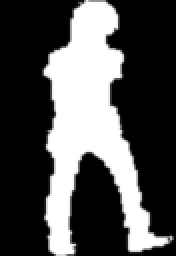
#> input picture HW4/GaitImages/00000050.png, 88 x 128 px (shown 2 times larger); its folder holds only this picture in this run
$ python HW4_CS682_apriydar.py   (Python 2 division)   (older library calls are emulated)
#> lines starting #> are read from the running program, lines starting #| are printed output that depends on the picture; after the words box and inside, x2 and y2 are one past the last pixel; in counts of white or black regions, pixels touching at a corner belong together
import cv2
import numpy as np
from matplotlib import pyplot as plt
import math
import os
import csv

font = cv2.FONT_HERSHEY_SIMPLEX

display = False

filename=""

# folder="try"
folder="GaitImages"

dfSeq=[]
cntSeq=[]
featuresTable=[]

areaA=[]
perA=[]

areaCA=[]
perCA=[]

defectsAreaA=[]
defectsNA=[]

moments1A=[]
moments1CA=[]
moments2A=[]
moments2CA=[]


def distanceTransformEucl(contour1,img2):
    # distance transform

    px = np.where(img2 >= 0)
    p=np.array(img2.copy(), dtype=np.float32)

    bx2 =   contour1[0][:,0,0]
    by2 =   contour1[0][:,0,1]
    # print len(contour1)
    for x in xrange(1,len(contour1)):
        bx2 =   np.append(bx2, contour1[x][:,0,0])
        by2 =   np.append(by2, contour1[x][:,0,1])

    minp = 256
    maxp = 0
    for i in range(0,len(px[0])):
        x1=px[1][i]
        y1=px[0][i]
        dist = np.array(np.sqrt((bx2-x1)*(bx2-x1)+(by2-y1)*(by2-y1)), dtype=np.float32)
        p[y1,x1] = np.amin(dist)
        if p[y1,x1] >maxp:
            maxp = p[y1,x1]
        if p[y1,x1] <minp:
            minp = p[y1,x1]

    dp = (p-minp)*255.0/maxp
    dp = np.array( dp, dtype=np.uint8 )
    cv2.imwrite('results/DistanceTransformEucl/'+filename,dp)
    if display:
        print 'Distance Transform Eucledian'
        cv2.imshow( 'image' , dp )
        cv2.waitKey()
    return p

# [79 lines left out: functions distanceTransform2pass, camferMatchScore, not called in this run]


def contour(imgray):
    # contour
    _,contours,hierarchy = cv2.findContours(imgray, 1, cv2.CHAIN_APPROX_NONE)

    c=cv2.drawContours(org.copy(), contours, -1, (0,255,0), 1)
    cv2.imwrite('results/Contours/'+filename,c)
    if display:
        print 'Contours'
        cv2.imshow('image', c)
        cv2.waitKey()
    return contours

def ApproxPolygon(cnt):
    # Poly
    epsilon = 0.01*cv2.arcLength(cnt,True)
    approx = cv2.approxPolyDP(cnt,epsilon,True)
    # # k = cv2.isContourConvex(cnt)
    poly = cv2.drawContours(org.copy(),[approx],-1,(255,0,255),2)
    cv2.imwrite('results/ApproxPolygon/'+filename, poly)
    if display:
        print 'Polygon Approximation'
        cv2.imshow('image', poly)
        cv2.waitKey()

def convex(ccnt):
    # convex hull n convexity

    def areaTriangle(a, b, c):
        def distance(p1, p2):
            return math.hypot(p1[0]-p2[0], p1[1]-p2[1])

        side_a = distance(a, b)
        side_b = distance(b, c)
        side_c = distance(c, a)
        s = 0.5 * ( side_a + side_b + side_c)
        return math.sqrt(s * (s - side_a) * (s - side_b) * (s - side_c))

    img = org.copy()
    hull = cv2.convexHull(ccnt,returnPoints = False)
    defects = cv2.convexityDefects(ccnt,hull)
    # print defects
    # print "Number of convexity defects:", defects.shape[0]
    defectArea=0
    for j in range(defects.shape[0]):
        s,e,f,d = defects[j,0]
        start = tuple(ccnt[s][0])
        end = tuple(ccnt[e][0])
        far = tuple(ccnt[f][0])
        cv2.line(img,start,end,[0,255,0],1)
        cv2.circle(img,far,2,[0,0,255],-1)
        a=areaTriangle(start, end, far)
        defectArea += a
        # print start,end,far,a
        # cv2.putText(im,str(a), far, cv2.FONT_HERSHEY_SIMPLEX, 0.2, (255,0,123))
    # print "Area of defects:", defectArea
    cv2.imwrite('results/Convexity/'+filename,img)
    if display:
        print 'Convex Hull and Deficits of Convexity'
        cv2.imshow('image',img)
        cv2.waitKey()
    return defects.shape[0] , defectArea

def areaPerimeterMoments(cnt):
    # area, permitere
    area = cv2.contourArea(cnt)
    perimeter = cv2.arcLength(cnt,True)
    # print "Area:",area
    # print "Perimeter:",perimeter

    # moments
    M = cv2.moments(cnt)
    # [9 lines of commented-out code are left out]
    return (area,perimeter,M)

def curvature(cnt):
    # Curvature

    k=4

    x0=cnt[:,0,0]
    x1=cnt[k:,0,0]
    x1=np.append(x1,cnt[0:k,0,0])
    x2=cnt[m-k:,0,0]
    x2=np.append(x2,cnt[0:m-k,0,0])

    y0=cnt[:,0,1]
    y1=cnt[k:,0,1]
    y1=np.append(y1,cnt[0:k,0,1])
    y2=cnt[m-k:,0,1]
    y2=np.append(y2,cnt[0:m-k,0,1])

    a0=x0
    a2=( a0 + x2 - 2*x1 )/2 #by solving simultaneous equations
    a1=( 4*x1 - 3*a0 - x2 )/2

    b0=y0
    b2=( b0 + y2 - 2*y1 )/2 #by solving simultaneous equations
    b1=( 4*y1 - 3*b0 - y2 )/2

    Ktan = 2*(a1*b2 - b1*a2) / np.power( (a1*a1 + b1*b1), 1.5)

    mink = np.amin(Ktan)
    maxk = np.amax(Ktan)
    # normKtan = (Ktan - mink)*255.0/maxk
    normKtan = 255 - (np.absolute(Ktan))*255.0/maxk
    normKtan = np.array( normKtan, dtype=np.uint8 )

    imk=imgray.copy()
    imk[:]=255
    imk[y0,x0]=normKtan


    imkc = cv2.applyColorMap(imk, cv2.COLORMAP_HOT)
    cv2.imwrite('results/Curvature/'+filename,imkc)
    if display:
        print 'Curvature: (High = Hotter Red)'
        cv2.imshow('image',imkc)
        cv2.waitKey()
        # plt.show()
    # plt.gcf().clear()

    return normKtan


def localMaxima(cnt,normKtan):
    # local maxima
    x0=cnt[:,0,0]
    y0=cnt[:,0,1]

    a=normKtan
    k=1
    a1_=normKtan[k:]
    a1_=np.append(a1_,normKtan[0:k])
    a_1=normKtan[m-(k):]
    a_1=np.append(a_1,normKtan[0:m-(k)])

    k=2
    a2_=normKtan[k:]
    a2_=np.append(a2_,normKtan[0:k])
    a_2=normKtan[m-(k):]
    a_2=np.append(a_2,normKtan[0:m-(k)])


    k=2
    a3_=normKtan[k:]
    a3_=np.append(a3_,normKtan[0:k])
    a_3=normKtan[m-(k):]
    a_3=np.append(a_3,normKtan[0:m-(k)])


    localMaxPx = np.where((a > a1_) & (a > a_1) & (a > a2_) & (a > a_2)& (a > a3_) & (a > a_3))
    imLMax = cv2.cvtColor(thresh,cv2.COLOR_GRAY2RGB)
    for j in localMaxPx[0]:
        imLMax = cv2.circle(imLMax,(x0[j],y0[j]),1,(255,0,0),-1)
    cv2.imwrite('results/LocalMaxima/'+filename,imLMax)
    if display:
        print 'Local Maxima'
        cv2.imshow('image',imLMax)
        cv2.waitKey()
    return localMaxPx


def plotAlFeatures():

    plt.plot(areaA,  'm', label='Number of defects')
    plt.plot(perCA,  'b', label='Total Area of defects')
    plt.legend(loc='best')


    plt.suptitle('Deficits of Convex Hull')
    plt.savefig('results/ConvexHullDefects.png')
    plt.show()
    plt.gcf().clear()


    plt.plot(areaA,  'b', label='Area Silhouettes')
    plt.plot(areaCA, 'b--', label='Area Convex Hull')
    plt.plot(perA,  'r', label='Perimeter Silhouettes')
    plt.plot(perCA,  'r--', label='Perimter Convex Hull')
    plt.legend(loc='best')


    plt.suptitle('Area and Perimeter')
    plt.savefig('results/AreaPerimeter.png')
    plt.show()
    plt.gcf().clear()

    plt.plot(moments1A[:,0],  'm', label='M(1,0) Silhouettes')
    plt.plot(moments1A[:,1],  'm', label='M(0,1) Silhouettes')
    plt.plot(moments1CA[:,0], 'm--', label='M(1,0) Convex Hull')
    plt.plot(moments1CA[:,1], 'm--', label='M(0,1) Convex Hull')
    plt.legend(loc='best')


    plt.suptitle('First Order Moments')
    plt.savefig('results/FirstOrderMoments.png')
    plt.show()
    plt.gcf().clear()


    plt.plot(moments2A[:,0],  'y', label='M(2,0) Silhouettes')
    plt.plot(moments2A[:,1],  'y', label='M(0,2) Silhouettes')
    plt.plot(moments2A[:,2],  'g', label='M(1,1) Silhouettes')
    plt.plot(moments2CA[:,0], 'y--', label='M(2,0) Convex Hull')
    plt.plot(moments2CA[:,1], 'y--', label='M(0,2) Convex Hull')
    plt.plot(moments2CA[:,2], 'g--', label='M(1,1) Convex Hull')
    plt.legend(loc='best')


    plt.suptitle('Second Order Moments')
    plt.savefig('results/SecondOrderMoments.png')
    plt.show()
    plt.gcf().clear()


print "Computing area, permiter, moments, contours, approx-polygon, convex hull, curvature, local maxima, and distance transform for:"

for fname in sorted(os.listdir(folder)):
    filename = fname
    im = cv2.imread(os.path.join(folder,filename))
#> im is the input picture: shape (128, 88, 3); min 0, max 255, mean 79.9
    imgray = cv2.imread(os.path.join(folder,filename) , 0)
    print filename

    features={}

    if filename == "00000172.png":
        cv2.namedWindow('image',cv2.WINDOW_NORMAL)
        cv2.resizeWindow('image', 600,600)
        display = True

    features['filename']=filename

    if im is not None:
        org = im.copy()

        ret,thresh = cv2.threshold(imgray,127,255,cv2.THRESH_BINARY)
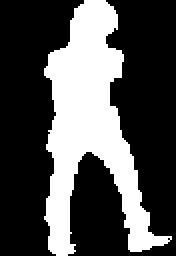
#> thresh: shape (128, 88) (shown 2 times larger); 31.4% white; 1 white region

        contours=contour(thresh)
#> in contour, `_,contours,hierarchy = cv2.findContours(imgray, 1, cv2.CHAIN_APPROX_NO..`: contours = 2 contours, 1 with area under 20; largest, box (x1, y1, x2, y2) and area: (22, 0, 86, 128) 3320

        cL=len(contours)
#> cL = 2
        cnt=contours[cL-1]
#> cnt = contour of 433 points, box (x1, y1, x2, y2) (22, 0, 86, 128), area 3320
        # print cnt
        cntSeq.append(cnt)
        m=len(cnt)
#> m = 433

        ApproxPolygon(cnt)
#> in ApproxPolygon, `epsilon = 0.01*cv2.arcLength(cnt,True)`: epsilon = 4.81
#> in ApproxPolygon, `approx = cv2.approxPolyDP(cnt,epsilon,True)`: approx = contour of 15 points, box (x1, y1, x2, y2) (22, 0, 86, 126), area 3158
#> in ApproxPolygon, `poly = cv2.drawContours(org.copy(),[approx],-1,(255,0,255),2)`:
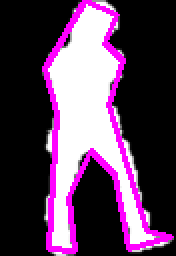
#> poly: shape (128, 88, 3) (shown 2 times larger); mean B, G, R 89.4, 61.9, 89.4

        # IMAGE FEATURES
        defectsN, defectsA = convex(cnt)
#> in convex, `hull = cv2.convexHull(ccnt,returnPoints = False)`: hull = 18 values, max 423 at index 0, min 0 at index 17, mean 202.5
#> in convex, `defects = cv2.convexityDefects(ccnt,hull)`: defects = 13 rows, first 6: [0, 6, 2, 240], [6, 34, 24, 1599], [34, 41, 39, 352], [41, 119, 64, 1536], [119, 134, 123, 626], [136, 138, 137, 114]
#> the loop in convex, `for j in range(defects.shape[0]):` made 13 passes
#> (e, f, d, start, end, far, side_a in areaTriangle) on passes 2 to 8: (34, 24, 1599, (37, 4), (24, 27), (34, 22), 26.42), (41, 39, 352, (24, 27), (22, 34), (24, 32), 7.28), (119, 64, 1536, (22, 34), (22, 109), (28, 56), 75), (134, 123, 626, (22, 109), (24, 124), (25, 113), 15.13), (138, 137, 114, (26, 126), (28, 127), (27, 126), 2.24), (263, 200, 13154, (33, 127), (70, 125), (43, 75), 37.05), (267, 264, 186, (70, 125), (74, 124), (71, 124), 4.12)
#> after the loop in convex, `for j in range(defects.shape[0]):`:
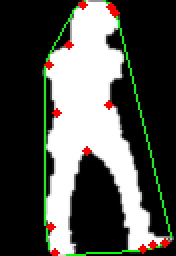
#> img: shape (128, 88, 3) (shown 2 times larger); 3.94% of pixels changed, all inside (x1, y1, x2, y2) = (22, 0, 86, 128)
#> after the loop in convex, `for j in range(defects.shape[0]):`: defectArea = 2125.5
#> defectsN = 13; defectsA = 2125.5
        features['defectsN']= defectsN
        features['defectsArea']= defectsA
        defectsNA.append(defectsN)
        defectsAreaA.append(defectsA)
        a,p,M=areaPerimeterMoments(cnt)
#> in areaPerimeterMoments, `area = cv2.contourArea(cnt)`: area = 3319.5
#> in areaPerimeterMoments, `perimeter = cv2.arcLength(cnt,True)`: perimeter = 481.5
#> in areaPerimeterMoments, `M = cv2.moments(cnt)`: M = moments, m00 3319.5, centre m10/m00, m01/m00 = (44.58, 62.12)
#> a = 3319.5; p = 481.5

        features['imgArea']= a
        features['imgPerimeter']= p
        features['m10']=M['m10']
        features['m01']=M['m01']
        features['m20']=M['m20']
        features['m02']=M['m02']
        features['m11']=M['m11']
        areaA.append(a)
        perA.append(p)
        moments1A.append([M['m10'],M['m01']])
        moments2A.append([M['m20'],M['m02'],M['m11']])

        # CONVEX HULL FEATURES
        cHull = cv2.convexHull(cnt)
#> cHull = contour of 18 points, box (x1, y1, x2, y2) (22, 0, 86, 128), area 5899
        a,p,M=areaPerimeterMoments(cHull)
#> a = 5899; p = 328.5; M = moments, m00 5899, centre m10/m00, m01/m00 = (48.22, 71.7)

        features['CHArea']= a
        features['CHPerimeter']= p
        features['cm10']=M['m10']
        features['cm01']=M['m01']
        features['cm20']=M['m20']
        features['cm02']=M['m02']
        features['cm11']=M['m11']
        areaCA.append(a)
        perCA.append(p)
        moments1CA.append([M['m10'],M['m01']])
        moments2CA.append([M['m20'],M['m02'],M['m11']])

        featuresTable.append(features)

        normKtan = curvature(cnt)
#> in curvature, `x0=cnt[:,0,0]`: x0 = 433 values, max 85 at index 278, min 22 at index 41, mean 47.12
#> in curvature, `x1=cnt[k:,0,0]`: x1 = 429 values, max 85 at index 274, min 22 at index 37, mean 47.17
#> in curvature, `x1=np.append(x1,cnt[0:k,0,0])`: x1 = 433 values, max 85 at index 274, min 22 at index 37, mean 47.12
#> in curvature, `x2=cnt[m-k:,0,0]`: x2 = [46, 45, 44, 43]
#> in curvature, `x2=np.append(x2,cnt[0:m-k,0,0])`: x2 = 433 values, max 85 at index 282, min 22 at index 45, mean 47.12
#> in curvature, `y0=cnt[:,0,1]`: y0 = 433 values, max 127 at index 138, min 0 at index 0, mean 73.64
#> in curvature, `y1=cnt[k:,0,1]`: y1 = 429 values, max 127 at index 134, min 0 at index 419, mean 74.32
#> in curvature, `y1=np.append(y1,cnt[0:k,0,1])`: y1 = 433 values, max 127 at index 134, min 0 at index 419, mean 73.64
#> in curvature, `y2=cnt[m-k:,0,1]`: y2 = [0, 0, 0, 0]
#> in curvature, `y2=np.append(y2,cnt[0:m-k,0,1])`: y2 = 433 values, max 127 at index 142, min 0 at index 0, mean 73.64
#> in curvature, `a0=x0`: a0 has the same summary as x0
#> in curvature, `a2=( a0 + x2 - 2*x1 )/2`: a2 = 433 values, max 6 at index 28, min -6 at index 137, mean -0.182
#> in curvature, `a1=( 4*x1 - 3*a0 - x2 )/2`: a1 = 433 values, max 10 at index 138, min -10 at index 1, mean -0.182
#> in curvature, `b0=y0`: b0 has the same summary as y0
#> in curvature, `b2=( b0 + y2 - 2*y1 )/2`: b2 = 433 values, max 6 at index 156, min -6 at index 7, mean -0.12
#> in curvature, `b1=( 4*y1 - 3*b0 - y2 )/2`: b1 = 433 values, max 10 at index 10, min -10 at index 155, mean -0.12
#> in curvature, `Ktan = 2*(a1*b2 - b1*a2) / np.power( (a1*a1 + b1*b1), 1.5)`: Ktan = 433 values, max 0.0377 at index 247, min -0.08 at index 277, mean -0.00191
#> in curvature, `mink = np.amin(Ktan)`: mink = -0.08
#> in curvature, `maxk = np.amax(Ktan)`: maxk = 0.0377
#> in curvature, `normKtan = 255 - (np.absolute(Ktan))*255.0/maxk`: normKtan = 433 values, max 255 at index 16, min -286 at index 277, mean 180.1
#> in curvature, `normKtan = np.array( normKtan, dtype=np.uint8 )`: normKtan = 433 values, max 255 at index 16, min 0 at index 247, mean 185
#> in curvature, `imkc = cv2.applyColorMap(imk, cv2.COLORMAP_HOT)`:
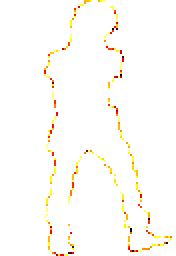
#> imkc: shape (128, 88, 3) (shown 2 times larger); mean B, G, R 247.6, 252.3, 254.7
        localMaxPx = localMaxima(cnt,normKtan)
#> in localMaxima, `a=normKtan`: a has the same summary as normKtan in curvature
#> in localMaxima, `a1_=normKtan[k:]`: a1_ = 432 values, max 255 at index 15, min 0 at index 246, mean 185
#> in localMaxima, `a1_=np.append(a1_,normKtan[0:k])`: a1_ = 433 values, max 255 at index 15, min 0 at index 246, mean 185
#> in localMaxima, `a_1=normKtan[m-(k):]`: a_1 = [179]
#> in localMaxima, `a_1=np.append(a_1,normKtan[0:m-(k)])`: a_1 = 433 values, max 255 at index 17, min 0 at index 248, mean 185
#> in localMaxima, `a2_=normKtan[k:]`: a2_ = 431 values, max 255 at index 14, min 0 at index 245, mean 185
#> in localMaxima, `a2_=np.append(a2_,normKtan[0:k])`: a2_ = 433 values, max 255 at index 14, min 0 at index 245, mean 185
#> in localMaxima, `a_2=normKtan[m-(k):]`: a_2 = [179, 179]
#> in localMaxima, `a_2=np.append(a_2,normKtan[0:m-(k)])`: a_2 = 433 values, max 255 at index 18, min 0 at index 249, mean 185
#> in localMaxima, `a3_=normKtan[k:]`: a3_ = 431 values, max 255 at index 14, min 0 at index 245, mean 185
#> in localMaxima, `a3_=np.append(a3_,normKtan[0:k])`: a3_ has the same summary as a2_
#> in localMaxima, `a_3=normKtan[m-(k):]`: a_3 = [179, 179]
#> in localMaxima, `a_3=np.append(a_3,normKtan[0:m-(k)])`: a_3 has the same summary as a_2
#> the loop in localMaxima, `for j in localMaxPx[0]:` made 49 passes
#> j on passes 1 to 8: 5, 8, 25, 28, 36, 45, 69, 80
#> after the loop in localMaxima, `for j in localMaxPx[0]:`:
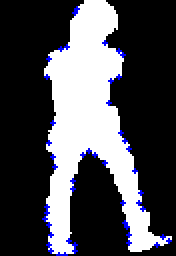
#> imLMax: shape (128, 88, 3) (shown 2 times larger); mean B, G, R 81.6, 76.1, 76.1

        # df=distanceTransform2pass(contours,thresh)
        df=distanceTransformEucl(contours,thresh)
#> in distanceTransformEucl, `px = np.where(img2 >= 0)`: px = 11264 positions, rows 0 to 127, columns 0 to 87
#> in distanceTransformEucl, `bx2 =   contour1[0][:,0,0]`: bx2 = [83, 84, 85, 84]
#> in distanceTransformEucl, `by2 =   contour1[0][:,0,1]`: by2 = [119, 118, 119, 120]
#> the loop in distanceTransformEucl, `for x in xrange(1,len(contour1)):` made 1 pass
#> after the loop in distanceTransformEucl, `for x in xrange(1,len(contour1)):`: bx2 = 437 values, max 85 at index 2, min 22 at index 45, mean 47.46; by2 = 437 values, max 127 at index 142, min 0 at index 4, mean 74.06
#> the loop in distanceTransformEucl, `for i in range(0,len(px[0])):` made 11264 passes
#> (maxp, minp) on pass 1: (36.07, 36.07)
#> after the loop in distanceTransformEucl, `for i in range(0,len(px[0])):`:
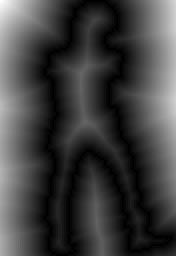
#> p: shape (128, 88) float32 (shown 2 times larger); min 0, max 36.07, mean 9.2; drawn with min black and max white
#> after the loop in distanceTransformEucl, `for i in range(0,len(px[0])):`: maxp = 36.07; minp = 0
        dfSeq.append(df)


cv2.destroyAllWindows()


moments1A = np.array(moments1A)
#> moments1A = [[147993.7, 206193.2]]
moments1CA = np.array(moments1CA)
#> moments1CA = [[284429.3, 422945.7]]

moments2A = np.array(moments2A)
#> moments2A = [[7191919.1, 16535360.2, 9416147.8]]
moments2CA = np.array(moments2CA)
#> moments2CA = [[15050773.8, 37086033.8, 20959843.2]]
plotAlFeatures()
#> in plotAlFeatures, `plt.savefig('results/SecondOrderMoments.png')`:
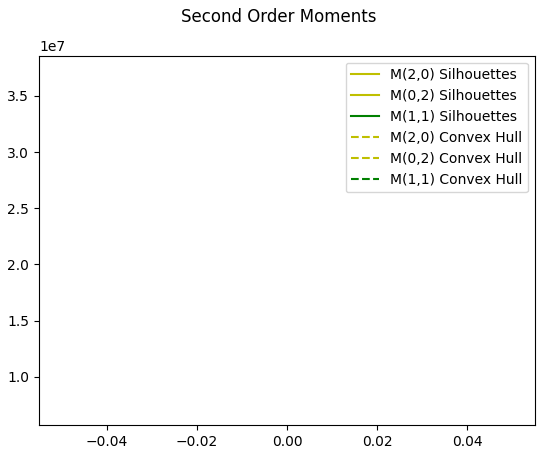
#> figure drawn by matplotlib, 1 panel

n=len(dfSeq)
#> n = 1

keys = featuresTable[0].keys()
with open('results/features.csv', 'wb') as output_file:
    dict_writer = csv.DictWriter(output_file, keys)
#> (the run stopped early here; a loop or call above may not have finished)
